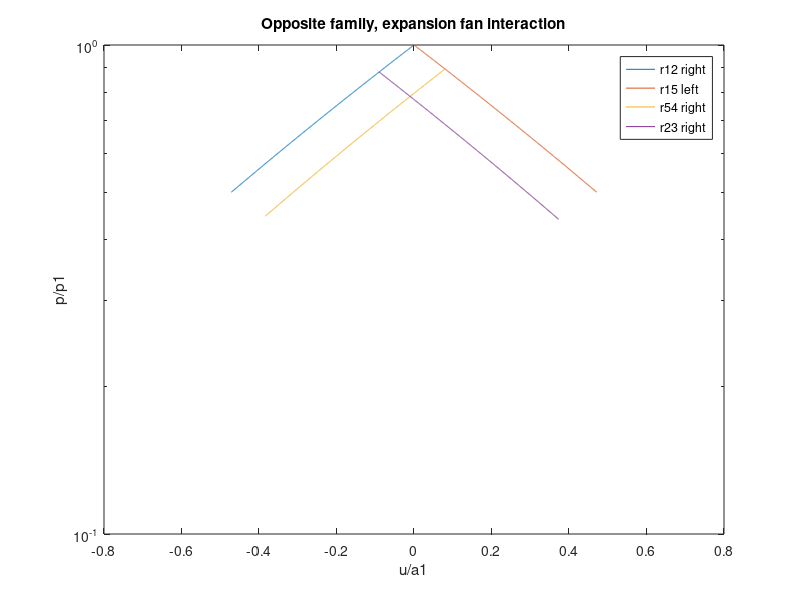

Reproduce this figure in MATLAB.
clear;
g=1.4;
%expansion 12 right

pbyp1_12=linspace(0.5,1,1000);
 delubya1_12=(2/(g-1))*(1-pbyp1_12.^((g-1)/(2*g)));
 ubya1_12=-delubya1_12;
 u2bya1_12=0.09; %given
 p2byp1=(1-(g-1)*0.5*u2bya1_12)^(2*g/(g-1));
 a2bya1=p2byp1^((g-1)/(2*g));
 
 semilogy(ubya1_12,pbyp1_12,'DisplayName','r12 right');
 
 hold on
 
 %expansion 15 left

pbyp1_15=linspace(0.5,1,1000);
 delubya1_15=(2/(g-1))*(1-pbyp1_15.^((g-1)/(2*g)));
 ubya1_15=delubya1_15;
 u5bya1_15=0.08; %given
 p5byp1=(1-(g-1)*0.5*u5bya1_15)^(2*g/(g-1));
 a5bya1=p5byp1^((g-1)/(2*g));
 semilogy(ubya1_15,pbyp1_15,'DisplayName','r15 left');
 
 hold on
 %expansion 54 right

pbyp5_54=linspace(0.5,1,1000);
delubya5_54=(2/(g-1))*(1-pbyp5_54.^((g-1)/(2*g)));
 ubya5_54=-delubya5_54+(u5bya1_15/a5bya1);
 ubya1_54=ubya5_54*a5bya1;
 pbyp1_54=pbyp5_54*p5byp1;
 semilogy(ubya1_54,pbyp1_54,'DisplayName','r54 right');
 
 hold on
 %expanasion 23 left
 pbyp2_23=linspace(0.5,1,1000);
 delubya2_23=(2/(g-1))*(1-pbyp2_23.^((g-1)/(2*g)));
 ubya2_23=delubya2_23+(-u2bya1_12/a2bya1);
 ubya1_23=ubya2_23*a2bya1;
 pbyp1_23=pbyp2_23*p2byp1;
 semilogy(ubya1_23,pbyp1_23,'DisplayName','r23 right');
 
 hold on
 
 legend
 
 xlabel('u/a1');
     ylabel('p/p1');
     title('Opposite family, expansion fan interaction');